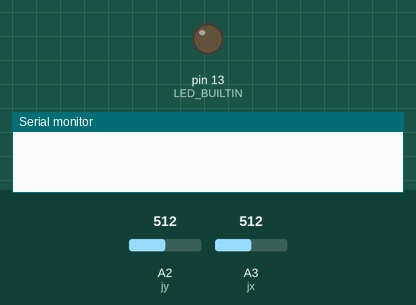
Simulated run of this sketch. Board: Arduino Uno, built with avr-gcc and run on an emulated ATmega328P. Parts: output pins drawn as LEDs (lit = HIGH), the last lines printed to the serial monitor. Dashed ring = blinking. Inputs (shaded band) come from the test bench; at power-on: A2 (jy) = 512, A3 (jx) = 512. No radio packets arrive unless stated.

Above: at 1.2 s.
1.3 s: A2 (jy) set to 555
2.8 s: A2 (jy) set to 590
At 2.96 s:
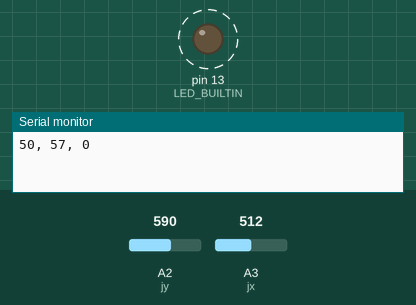
5.8 s: A2 (jy) set to 511
At 5.8 s:
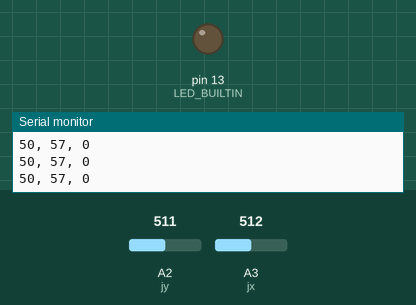
7.3 s: A2 (jy) set to 477
8.8 s: A2 (jy) set to 453
At 9.09 s:
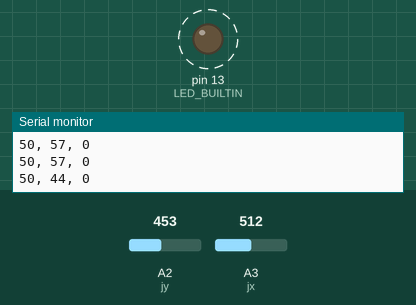
Timing chart, 0 to 12.8 s (numbered marks = the images above; inputs shaded):
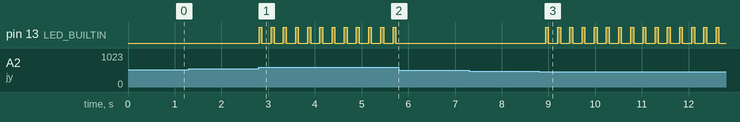

Measured:
- the behaviour switches between 572 and 573 on A2 (jy) (found by bisection; images 0 and 1)
- the behaviour switches between 461 and 460 on A2 (jy) (found by bisection; images 2 and 3)
- after the input at 1.3 s, every drawn part: stays the same
- after the input at 2.8 s, pin 13 (LED_BUILTIN): alternates HIGH for 0.06 s and LOW for 0.20 s, starting at once
- after the input at 5.8 s, pin 13 (LED_BUILTIN): stops changing and stays LOW
- after the input at 7.3 s, every drawn part: stays the same
- after the input at 8.8 s, pin 13 (LED_BUILTIN): alternates HIGH for 0.06 s and LOW for 0.20 s, starting after 0.14 s

The sketch:

433mhzTX.ino
```cpp
#include <VirtualWire.h>

const int transmit_pin = 4;
const int receive_pin = 2;
const int transmit_en_pin = 3;
const int jx = A3 ;
const int jy = A2 ;
const int sw = 2 ;


void setup()
{
  Serial.begin(9600) ;
  // Initialise the IO and ISR
  vw_set_tx_pin(transmit_pin);
  vw_set_rx_pin(receive_pin);
  vw_set_ptt_pin(transmit_en_pin);
  vw_set_ptt_inverted(true); // Required for DR3100
  vw_setup(2000);   // Bits per sec
  pinMode(LED_BUILTIN, OUTPUT) ;
  pinMode(sw, INPUT) ;

}

byte count = 1;

void loop()
{
  int x = map(analogRead(jx), 0, 1023, 0, 100) ;
  int y = map(analogRead(jy), 0, 1023, 0, 100) ;

  if ( x > 55 || x < 45 || y > 55 || y < 45 ) {
    Serial.print(x) ;
    Serial.print(", ") ;
    Serial.print(y) ;
    Serial.print(", ") ;
    Serial.println(digitalRead(sw)) ;
    char msg[3] = {x, y, digitalRead(sw)} ;
    digitalWrite(LED_BUILTIN, HIGH); // Flash a light to show transmitting
    vw_send((uint8_t *)msg, 3);
    vw_wait_tx(); // Wait until the whole message is gone
    digitalWrite(LED_BUILTIN, LOW);
  }
  delay(200);
}
```
